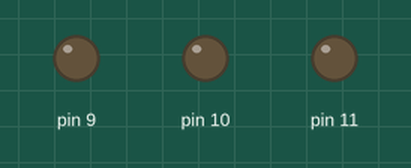
The sketch below on a simulated Arduino Uno, built with avr-gcc and run on an emulated ATmega328P. Parts: output pins drawn as LEDs (lit = HIGH).

Above: at 0.05 s.
At 0.45 s:
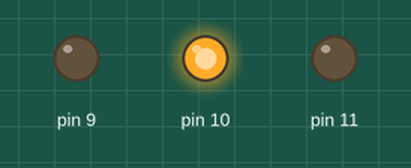
At 1.35 s:
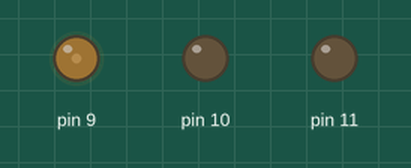
At 2.2 s:
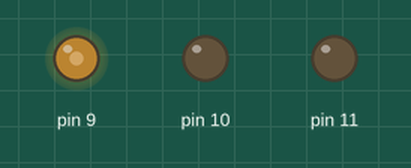
At 3.3 s:
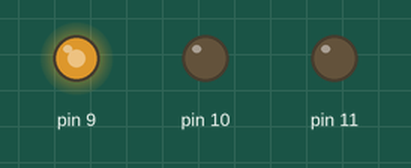
At 4.4 s:
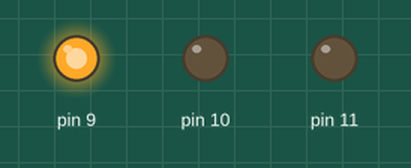
Timing chart, 0 to 5.8 s (numbered marks = the images above):
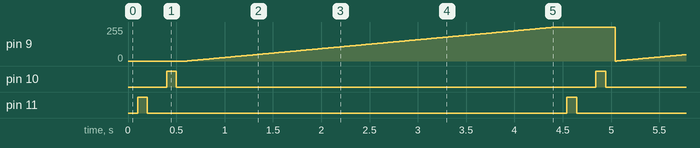

Measured:
- by itself, pin 9: ramps from 0/255 to 255/255 and jumps back, once every 4.4 s
- by itself, pin 10, pin 11: alternates HIGH for 0.10 s and LOW for 4.3 s

The sketch:

analogWrite_01.ino
```cpp
/*                                     +  -                                         +  -
                                       *  *    *  *  *  *  *       *  *  *  *  *    *  *
                                       *  *    *  *  *  *  *       *  *  +-----+    *  *
                                       *  * +----[PWR]-------------------| USB |--+ *  *
                                       *  * |                            +-----+  | *  *
                                       *  * |         GND/RST2  [ ][ ]            | *  *
                                       *  * |       MOSI2/SCK2  [ ][ ]  A5/SCL[ ] | *  *
                                       *  * |          5V/MISO2 [ ][ ]  A4/SDA[ ] | *  *
                                       *  * |                             AREF[ ] | *  *
                                       *  * |                              GND[ ] | *  *
                                       *  * | [ ]N/C                    SCK/13[ ] | *  *
                                       *  * | [ ]IOREF                 MISO/12[ ] | *  *
                                       *  * | [ ]RST                   MOSI/11[0]~|----------------------\
                                       *  * | [ ]3V3    +---+               10[0]~|---------------------\|
                                       0------[0]5v    -| A |-               9[0]~| -------------------\||
                                       *  0---[0]GND   -| R |-               8[ ] | *  *               |||
                                       *  * | [ ]GND   -| D |-                    | *  *               |||
                                       *  * | [ ]Vin   -| U |-               7[ ] | *  *               |||
                                       *  * |          -| I |-               6[ ]~| *  *               |||
                                       *  * | [ ]A0    -| N |-               5[ ]~| *  *               |||
                                       *  * | [ ]A1    -| O |-               4[ ] | *  *               |||
                                       *  * | [ ]A2     +---+           INT1/3[ ]~| *  *               |||
                                       *  * | [ ]A3                     INT0/2[ ] | *  *               |||
                                       *  * | [ ]A4/SDA   RST SCK MISO    TX>1[ ] | *  *               |||
                                       *  * | [ ]A5/SCL   [ ] [ ] [ ]     RX<0[ ] | *  *               |||
                                       *  * |             [ ] [ ] [ ]             | *  *               |||
                                       *  * |  UNO_R3     GND MOSI 5V ____________/ *  *               |||
                                       *  * \________________________/              *  *               |||
                                                                                                       |||
                                       *  *    *  *  *  *  *       *  *  *  *  *    *  *               |||
                                          220 Ohm            Led 1              /---------------------/ || pin 9
                                       *  0-ww-0  *  *  *  0--|>|--0  *  *  *  0    *  *                ||
                                                                                                        ||
                                       *  *    *  *  *  *  *       *  *  *  *  *    *  *                ||
                                          220 Ohm            Led 2              /----------------------/ | pin 10
                                       *  0-ww-0  *  *  *  0--|>|--0  *  *  *  0    *  *                 |
                                                                                                         |
                                       *  *    *  *  *  *  *       *  *  *  *  *    *  *                 |
                                          220 Ohm            Led 3              /-----------------------/  pin 11
                                       *  0-ww-0  *  *  *  0--|>|--0  *  *  *  0    *  *

                                       *  *    *  *  *  *  *       *  *  *  *  *    *  *

                                       *  *    *  *  *  *  *       *  *  *  *  *    *  *

                                       *  0    *  *  *  *  *       *  *  *  *  *    *  0
                         pin GND---------/ \------------------------------------------/ - GND
                                       *  *    *  *  *  *  *       *  *  *  *  *    *  *

                                       0  *    *  *  *  *  *       *  *  *  *  *    0  *
                         pin 5v-------/ \------------------------------------------/+ 5v
*/

void setup() {
pinMode (11,OUTPUT);
pinMode (10,OUTPUT);
pinMode (9,OUTPUT);
}

void loop() {
  digitalWrite (11,LOW);
  delay(100);
  digitalWrite (11,HIGH);
  delay(100);
  digitalWrite (11,LOW);
  delay(100);

  analogWrite (10,0);
  delay(100);
  analogWrite (10,255);
  delay(100);
  analogWrite (10,0);
  delay(100);

  for (int contador = 0; contador <=255; contador++)
    {
    analogWrite (9,contador);
    delay(15);
    }
  }
```
